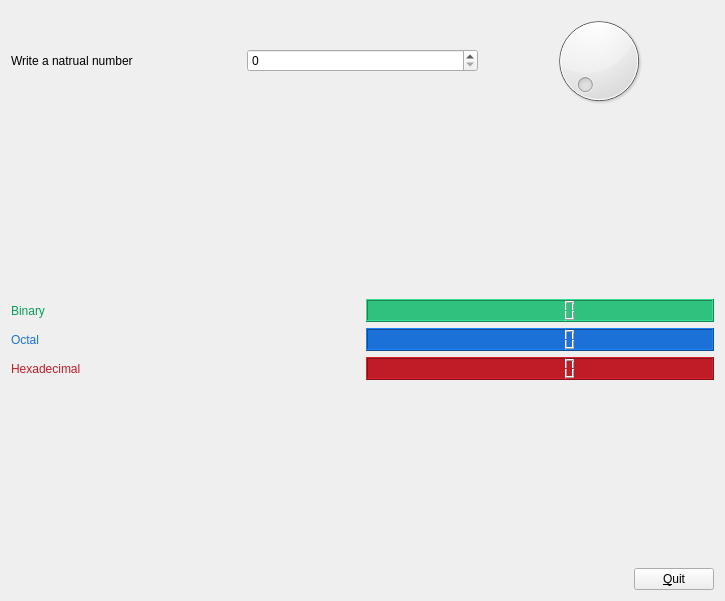
<?xml version="1.0" encoding="UTF-8"?>
<ui version="4.0">
 <class>Form</class>
 <widget class="QWidget" name="Form">
  <property name="geometry">
   <rect>
    <x>0</x>
    <y>0</y>
    <width>725</width>
    <height>601</height>
   </rect>
  </property>
  <property name="windowTitle">
   <string>Form</string>
  </property>
  <layout class="QVBoxLayout" name="verticalLayout">
   <item>
    <layout class="QHBoxLayout" name="horizontalLayout">
     <item>
      <widget class="QLabel" name="label">
       <property name="text">
        <string>Write a natrual number</string>
       </property>
      </widget>
     </item>
     <item>
      <widget class="QSpinBox" name="spinBox"/>
     </item>
     <item>
      <widget class="QDial" name="dial"/>
     </item>
    </layout>
   </item>
   <item>
    <spacer name="verticalSpacer">
     <property name="orientation">
      <enum>Qt::Vertical</enum>
     </property>
     <property name="sizeHint" stdset="0">
      <size>
       <width>20</width>
       <height>168</height>
      </size>
     </property>
    </spacer>
   </item>
   <item>
    <layout class="QHBoxLayout" name="horizontalLayout_2">
     <item>
      <widget class="QLabel" name="label_2">
       <property name="styleSheet">
        <string notr="true">color: rgb(10, 156, 89);</string>
       </property>
       <property name="text">
        <string>Binary</string>
       </property>
      </widget>
     </item>
     <item>
      <widget class="QLCDNumber" name="lcdNumber">
       <property name="styleSheet">
        <string notr="true">background-color: rgb(46, 194, 126);</string>
       </property>
       <property name="digitCount">
        <number>7</number>
       </property>
       <property name="mode">
        <enum>QLCDNumber::Bin</enum>
       </property>
      </widget>
     </item>
    </layout>
   </item>
   <item>
    <layout class="QHBoxLayout" name="horizontalLayout_3">
     <item>
      <widget class="QLabel" name="label_3">
       <property name="styleSheet">
        <string notr="true">color: rgb(28, 113, 216);</string>
       </property>
       <property name="text">
        <string>Octal</string>
       </property>
      </widget>
     </item>
     <item>
      <widget class="QLCDNumber" name="lcdNumber_2">
       <property name="styleSheet">
        <string notr="true">background-color: rgb(28, 113, 216);</string>
       </property>
       <property name="digitCount">
        <number>7</number>
       </property>
       <property name="mode">
        <enum>QLCDNumber::Oct</enum>
       </property>
      </widget>
     </item>
    </layout>
   </item>
   <item>
    <layout class="QHBoxLayout" name="horizontalLayout_4">
     <item>
      <widget class="QLabel" name="label_4">
       <property name="styleSheet">
        <string notr="true">color: rgb(192, 28, 40);</string>
       </property>
       <property name="text">
        <string>Hexadecimal</string>
       </property>
      </widget>
     </item>
     <item>
      <widget class="QLCDNumber" name="lcdNumber_3">
       <property name="styleSheet">
        <string notr="true">background-color: rgb(192, 28, 40);</string>
       </property>
       <property name="digitCount">
        <number>7</number>
       </property>
       <property name="mode">
        <enum>QLCDNumber::Hex</enum>
       </property>
      </widget>
     </item>
    </layout>
   </item>
   <item>
    <spacer name="verticalSpacer_2">
     <property name="orientation">
      <enum>Qt::Vertical</enum>
     </property>
     <property name="sizeHint" stdset="0">
      <size>
       <width>20</width>
       <height>167</height>
      </size>
     </property>
    </spacer>
   </item>
   <item>
    <layout class="QHBoxLayout" name="horizontalLayout_5">
     <item>
      <spacer name="horizontalSpacer_4">
       <property name="orientation">
        <enum>Qt::Horizontal</enum>
       </property>
       <property name="sizeHint" stdset="0">
        <size>
         <width>40</width>
         <height>20</height>
        </size>
       </property>
      </spacer>
     </item>
     <item>
      <widget class="QPushButton" name="pushButton">
       <property name="text">
        <string>&amp;Quit</string>
       </property>
      </widget>
     </item>
    </layout>
   </item>
  </layout>
 </widget>
 <resources/>
 <connections>
  <connection>
   <sender>spinBox</sender>
   <signal>valueChanged(int)</signal>
   <receiver>dial</receiver>
   <slot>setValue(int)</slot>
   <hints>
    <hint type="sourcelabel">
     <x>353</x>
     <y>59</y>
    </hint>
    <hint type="destinationlabel">
     <x>549</x>
     <y>17</y>
    </hint>
   </hints>
  </connection>
  <connection>
   <sender>dial</sender>
   <signal>valueChanged(int)</signal>
   <receiver>spinBox</receiver>
   <slot>setValue(int)</slot>
   <hints>
    <hint type="sourcelabel">
     <x>474</x>
     <y>100</y>
    </hint>
    <hint type="destinationlabel">
     <x>355</x>
     <y>64</y>
    </hint>
   </hints>
  </connection>
  <connection>
   <sender>spinBox</sender>
   <signal>valueChanged(int)</signal>
   <receiver>lcdNumber_2</receiver>
   <slot>display(int)</slot>
   <hints>
    <hint type="sourcelabel">
     <x>267</x>
     <y>67</y>
    </hint>
    <hint type="destinationlabel">
     <x>610</x>
     <y>339</y>
    </hint>
   </hints>
  </connection>
  <connection>
   <sender>spinBox</sender>
   <signal>valueChanged(int)</signal>
   <receiver>lcdNumber_3</receiver>
   <slot>display(int)</slot>
   <hints>
    <hint type="sourcelabel">
     <x>239</x>
     <y>68</y>
    </hint>
    <hint type="destinationlabel">
     <x>605</x>
     <y>369</y>
    </hint>
   </hints>
  </connection>
  <connection>
   <sender>pushButton</sender>
   <signal>clicked()</signal>
   <receiver>Form</receiver>
   <slot>close()</slot>
   <hints>
    <hint type="sourcelabel">
     <x>594</x>
     <y>576</y>
    </hint>
    <hint type="destinationlabel">
     <x>515</x>
     <y>536</y>
    </hint>
   </hints>
  </connection>
  <connection>
   <sender>spinBox</sender>
   <signal>valueChanged(int)</signal>
   <receiver>lcdNumber</receiver>
   <slot>display(int)</slot>
   <hints>
    <hint type="sourcelabel">
     <x>306</x>
     <y>63</y>
    </hint>
    <hint type="destinationlabel">
     <x>604</x>
     <y>305</y>
    </hint>
   </hints>
  </connection>
 </connections>
</ui>
